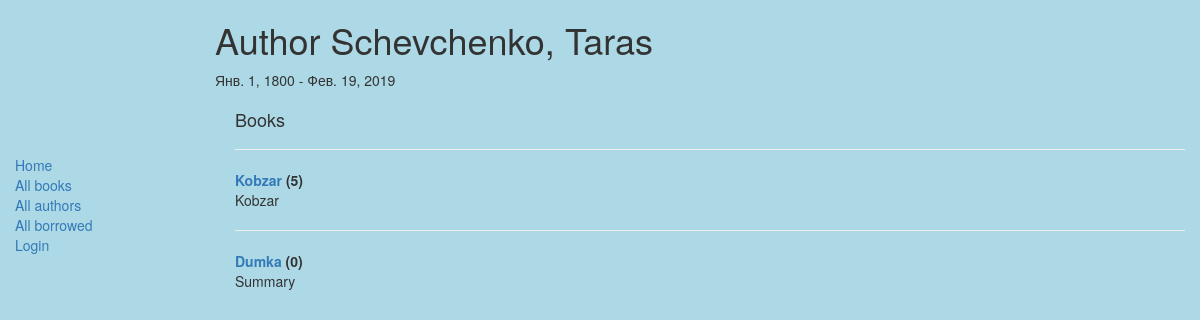
Page /author/1 on the committed database.
### catalog/models.py (models this page shows, shortened)
class Author(models.Model):
    first_name = models.CharField(max_length=100)
    last_name = models.CharField(max_length=100)
    date_of_birth = models.DateField(null=True, blank=True)
    date_of_death = models.DateField('Died', null=True, blank=True)
    class Meta:
        ordering = ['last_name']

class Book(models.Model):
    title = models.CharField(max_length=200)
    author = models.ForeignKey('Author', on_delete=models.SET_NULL, null=True)
    summary = models.TextField(max_length=1000, help_text="Enter a brief description of the book")
    isbn = models.CharField('ISBN',max_length=13, help_text='13 Character <a href="https://www.isbn-international.org/content/what-isbn">ISBN number</a>')
    genre = models.ManyToManyField(Genre, help_text="Select a genre for this book")
    def __str__(self):
        return self.title
    def display_genre(self):
        return ', '.join([ genre.name for genre in self.genre.all()[:3] ])
    display_genre.short_description = 'Genre'

### catalog/views.py (the view)
# urls.py: url(r'^author/(?P<pk>\d+)$', views.AuthorDetailView.as_view(), name='author-detail'),
class AuthorDetailView(generic.DetailView):
    model = Author

### catalog/templates/catalog/author_detail.html
{% extends "base_generic.html" %}
{% block content %}
  <h1>Author {{ author.last_name }}, {{ author.first_name }} </h1>
  <p> {{ author.date_of_birth }} - {{ author.date_of_death }}</p>
  <div style="margin-left:20px;margin-top:20px">
    <h4>Books</h4>
    {% for book in author.book_set.all %}
    <hr>
    <dt><a href="{% url 'book-detail' book.pk %}">{{book}}</a> ({{book.bookinstance_set.all.count}})</dt>
    <dd>{{book.summary}}</dd>
    {% endfor %}
{% endblock %}

### catalog/static/styles.css (style rules this page uses)
body { background: lightblue; }

### rows in the picture
Author: last_name "Schevchenko", first_name "Taras", date_of_birth "Янв. 1, 1800", date_of_death "Фев. 19, 2019"
Book: title "Kobzar", bookinstance_set.all.count "5", summary "Kobzar"
Book: title "Dumka", bookinstance_set.all.count "0", summary "Summary"
